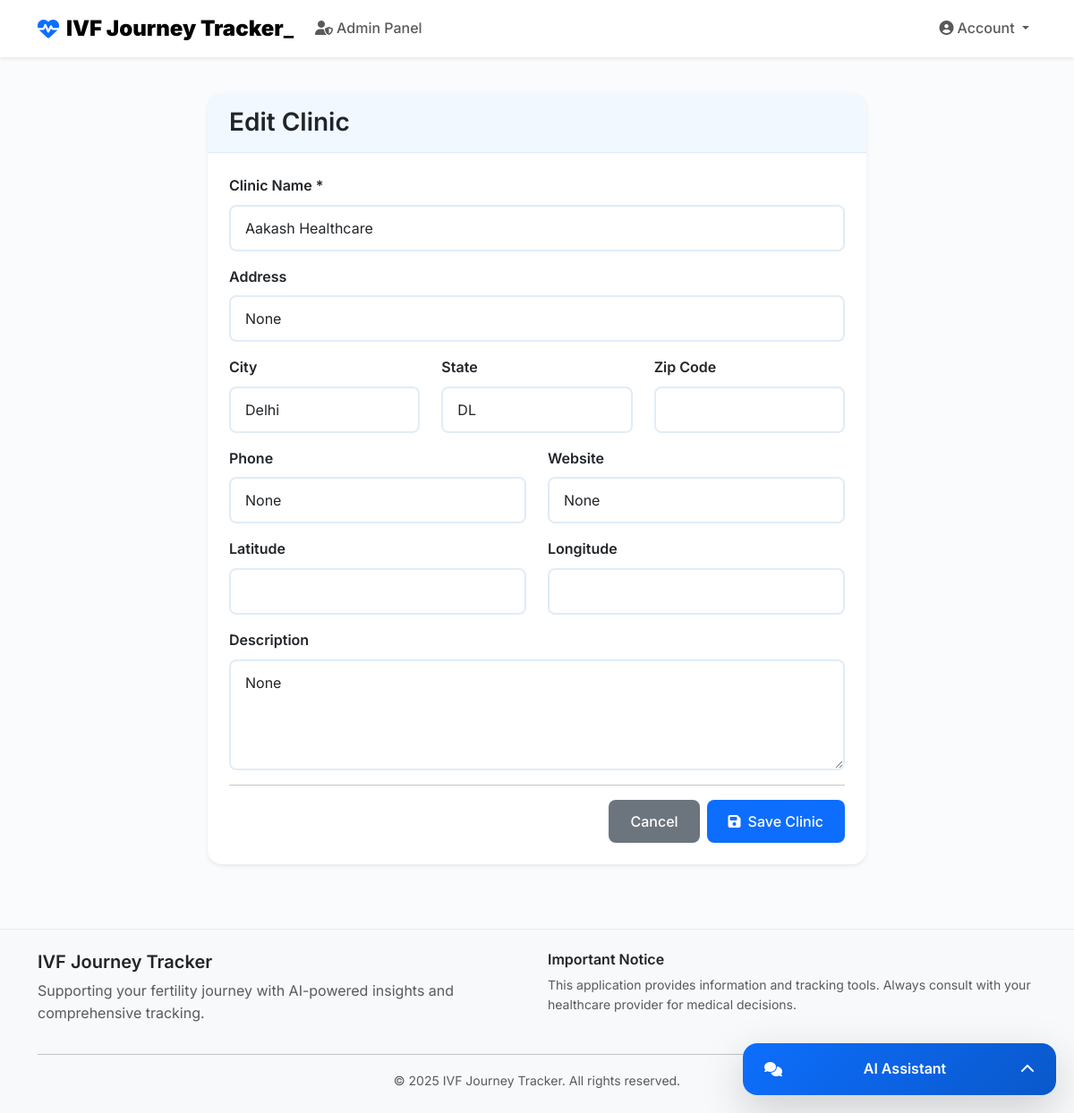
Page /admin/clinic/edit/24 (signed in) on the committed database.
### models.py (models this page shows, shortened)
class Clinic(db.Model):
    __tablename__ = 'clinic' # <-- CRITICAL FIX: Explicit table name added
    id = db.Column(db.Integer, primary_key=True)
    name = db.Column(db.String(100), nullable=False)
    state = db.Column(db.String(100), nullable=False)
    city = db.Column(db.String(100), nullable=False)
    address = db.Column(db.String(255))
    contact_number = db.Column(db.String(20))
    phone = db.Column(db.String(20))
    website = db.Column(db.String(255))
    description = db.Column(db.Text)
    doctors = db.relationship('User', backref='clinic', lazy='dynamic') # References 'user' table via clinic_id foreign key

### main.py (the view, shortened to what this page needs)
@app.route('/admin/clinic/edit/<int:clinic_id>', methods=['GET', 'POST'])
@admin_required
def edit_clinic(clinic_id):
    user = User.query.get(session['user_id'])
    clinic = Clinic.query.get_or_404(clinic_id)
    return render_template('admin_clinic_form.html', user=user, clinic=clinic, title="Edit Clinic")

### main.py (called while the page is built)
def admin_required(f):
    @wraps(f)
    def wrapper(*args, **kwargs):
        if 'user_id' not in session or session.get('user_type') != 'admin':
            flash('You do not have permission to access this page.', 'error')
            return redirect(url_for('index'))
        return f(*args, **kwargs)
    return wrapper

### templates/admin_clinic_form.html (shortened to what this page needs)
{% extends "base.html" %}
{% block head %}
    <link href="https://cdn.jsdelivr.net/npm/bootstrap@5.3.0/dist/css/bootstrap.min.css" rel="stylesheet">
    <link rel="stylesheet" href="https://cdnjs.cloudflare.com/ajax/libs/font-awesome/6.4.0/css/all.min.css">
    <link rel="stylesheet" href="https://unpkg.com/leaflet@1.9.4/dist/leaflet.css"/>
    <link rel="stylesheet" href="{{ url_for('static', filename='css/base.style.css') }}">
    <link rel="stylesheet" href="{{ url_for('static', filename='css/admin_clinic_form.style.css') }}">
{% endblock %}
{% block content %}
<div class="container py-4">
    <div class="row justify-content-center">
        <div class="col-lg-8">
            <div class="card">
                <div class="card-header">
                    <h3 class="mb-0">{{ title }}</h3>
                </div>
                <div class="card-body">
                    <form method="POST">
                        <div class="mb-3">
                            <label for="name" class="form-label">Clinic Name *</label>
                            <input type="text" class="form-control" id="name" name="name" value="{{ clinic.name if clinic else '' }}" required>
                        </div>
                        <div class="mb-3">
                            <label for="address" class="form-label">Address</label>
                            <input type="text" class="form-control" id="address" name="address" value="{{ clinic.address if clinic else '' }}">
                        </div>
                        <div class="row">
                            <div class="col-md-4 mb-3">
                                <label for="city" class="form-label">City</label>
                                <input type="text" class="form-control" id="city" name="city" value="{{ clinic.city if clinic else '' }}">
                            </div>
                            <div class="col-md-4 mb-3">
                                <label for="state" class="form-label">State</label>
                                <input type="text" class="form-control" id="state" name="state" value="{{ clinic.state if clinic else '' }}">
                            </div>
                            <div class="col-md-4 mb-3">
                                <label for="zip_code" class="form-label">Zip Code</label>
                                <input type="text" class="form-control" id="zip_code" name="zip_code" value="{{ clinic.zip_code if clinic else '' }}">
                            </div>
                        </div>
                        <div class="row">
                            <div class="col-md-6 mb-3">
                                <label for="phone" class="form-label">Phone</label>
                                <input type="tel" class="form-control" id="phone" name="phone" value="{{ clinic.phone if clinic else '' }}">
                            </div>
                            <div class="col-md-6 mb-3">
                                <label for="website" class="form-label">Website</label>
                                <input type="url" class="form-control" id="website" name="website" value="{{ clinic.website if clinic else '' }}" placeholder="https://example.com">
                            </div>
                        </div>
                        <div class="row">
                            <div class="col-md-6 mb-3">
                                <label for="latitude" class="form-label">Latitude</label>
                                <input type="number" step="any" class="form-control" id="latitude" name="latitude" value="{{ clinic.latitude if clinic else '' }}">
                            </div>
                            <div class="col-md-6 mb-3">
                                <label for="longitude" class="form-label">Longitude</label>
                                <input type="number" step="any" class="form-control" id="longitude" name="longitude" value="{{ clinic.longitude if clinic else '' }}">
                            </div>
                        </div>
                        <div class="mb-3">
                            <label for="description" class="form-label">Description</label>
                            <textarea class="form-control" id="description" name="description" rows="4" placeholder="Enter a description for the clinic">{{ clinic.description if clinic else '' }}</textarea>
                        </div>
                        <hr>
                        <div class="d-flex justify-content-end gap-2">
                            <a href="{{ url_for('admin_clinics') }}" class="btn btn-secondary">Cancel</a>
                            <button type="submit" class="btn btn-primary">
                                <i class="fas fa-save me-2"></i>Save Clinic
                            </button>
                        </div>
                    </form>
                </div>
            </div>
        </div>
    </div>
</div>
{% endblock %}

### static/css/base.style.css (style rules this page uses)
:root { --primary-color: #0d6efd; --secondary-color: #6c757d; --success-color: #198754; --danger-color: #dc3545; --warning-color: #ffc107; --info-color: #0dcaf0; --light-color: #f8f9fa; --dark-color: #212529; --purple-color: #6f42c1; --teal-color: #20c997; --medical-blue: #4a90e2; --medical-green: #7ed321; --medical-light: #f0f8ff; --medical-border: #e1ecf7; --dashboard-primary: #4a90e2; --dashboard-success: #7ed321; --dashboard-info: #50e3c2; --dashboard-warning: #f5a623; --dashboard-danger: #d0021b; --dashboard-purple: #9013fe; --dashboard-teal: #00d4aa; --gradient-primary: linear-gradient(135deg, #0d6efd 0%, #0a58ca 100%); --gradient-success: linear-gradient(135deg, #198754 0%, #146c43 100%); --gradient-info: linear-gradient(135deg, #0dcaf0 0%, #0aa2c0 100%); --gradient-warning: linear-gradient(135deg, #ffc107 0%, #ffb800 100%); --gradient-danger: linear-gradient(135deg, #dc3545 0%, #b02a37 100%); --gradient-purple: linear-gradient(135deg, #6f42c1 0%, #5a2d91 100%); --gradient-teal: linear-gradient(135deg, #20c997 0%, #198754 100%); --dashboard-gradient-primary: linear-gradient(135deg, var(--dashboard-primary) 0%, var(--dashboard-success) 100%); --dashboard-gradient-success: linear-gradient(135deg, var(--dashboard-success) 0%, var(--dashboard-info) 100%); --dashboard-gradient-info: linear-gradient(135deg, var(--dashboard-info) 0%, var(--dashboard-teal) 100%); --dashboard-gradient-warning: linear-gradient(135deg, var(--dashboard-warning) 0%, var(--dashboard-danger) 100%); --dashboard-gradient-danger: linear-gradient(135deg, var(--dashboard-danger) 0%, var(--dashboard-purple) 100%); --shadow-sm: 0 0.125rem 0.25rem rgba(0, 0, 0, 0.075); --shadow-md: 0 0.5rem 1rem rgba(0, 0, 0, 0.15); --shadow-lg: 0 1rem 3rem rgba(0, 0, 0, 0.175); --border-radius-sm: 0.375rem; --border-radius-md: 0.5rem; --border-radius-lg: 1rem; --border-radius-xl: 1.5rem; --dashboard-shadow: 0 2px 10px rgba(0, 0, 0, 0.1); --dashboard-transition: all 0.3s ease; --dashboard-border-radius: 15px; }
body { font-family: 'Inter', 'Segoe UI', -apple-system, BlinkMacSystemFont, sans-serif; background-color: #fafbfc; color: var(--dark-color); line-height: 1.6; }
h1, h2, h3, h4, h5, h6 { font-weight: 600; color: var(--dark-color); }
.card { border: none; border-radius: var(--border-radius-lg); box-shadow: var(--shadow-sm); transition: all 0.3s ease; overflow: hidden; }
.card-header { background: rgba(13, 110, 253, 0.05); border-bottom: 1px solid rgba(13, 110, 253, 0.1); font-weight: 600; padding: 1rem 1.5rem; }
.card-body { padding: 1.5rem; }
.btn { font-weight: 500; border-radius: var(--border-radius-md); padding: 0.75rem 1.5rem; transition: all 0.3s ease; border: none; position: relative; overflow: hidden; }
.btn::before { content: ''; position: absolute; top: 0; left: -100%; width: 100%; height: 100%; background: rgba(255, 255, 255, 0.2); transition: left 0.3s ease; }
.form-control { border-radius: var(--border-radius-md); border: 2px solid var(--medical-border); padding: 0.75rem 1rem; font-weight: 400; transition: all 0.3s ease; }
.form-label { font-weight: 600; color: var(--dark-color); margin-bottom: 0.5rem; }

### static/css/patient_dashboard.style.css (style rules this page uses)
.card { border: none; border-radius: 15px; transition: transform 0.2s ease, box-shadow 0.2s ease; }

### static/css/doctor_dashboard.style.css (style rules this page uses)
:root { --primary-color: #4a90e2; --success-color: #7ed321; --info-color: #50e3c2; --warning-color: #f5a623; --danger-color: #d0021b; --purple-color: #9013fe; --teal-color: #00d4aa; --shadow: 0 2px 10px rgba(0, 0, 0, 0.1); --border-radius: 15px; --transition: all 0.3s ease; }

### static/css/admin_dashboard.style.css (style rules this page uses)
:root { --primary-color: #4a90e2; --success-color: #7ed321; --info-color: #50e3c2; --warning-color: #f5a623; --danger-color: #d0021b; --purple-color: #9013fe; --teal-color: #00d4aa; --shadow: 0 2px 10px rgba(0, 0, 0, 0.1); --border-radius: 15px; --transition: all 0.3s ease; }
.card { border-radius: var(--border-radius); border: none; box-shadow: var(--shadow); transition: var(--transition); }
.card-header { background: linear-gradient(135deg, #f8f9fa 0%, #e9ecef 100%); border-radius: var(--border-radius) var(--border-radius) 0 0 !important; border-bottom: 1px solid #dee2e6; font-weight: 600; }

### rows in the picture
Clinic: name "Aakash Healthcare", address "None", city "Delhi", state "DL", phone "None", website "None", description "None"

### other values in the picture
{{ title }} "Edit Clinic"
